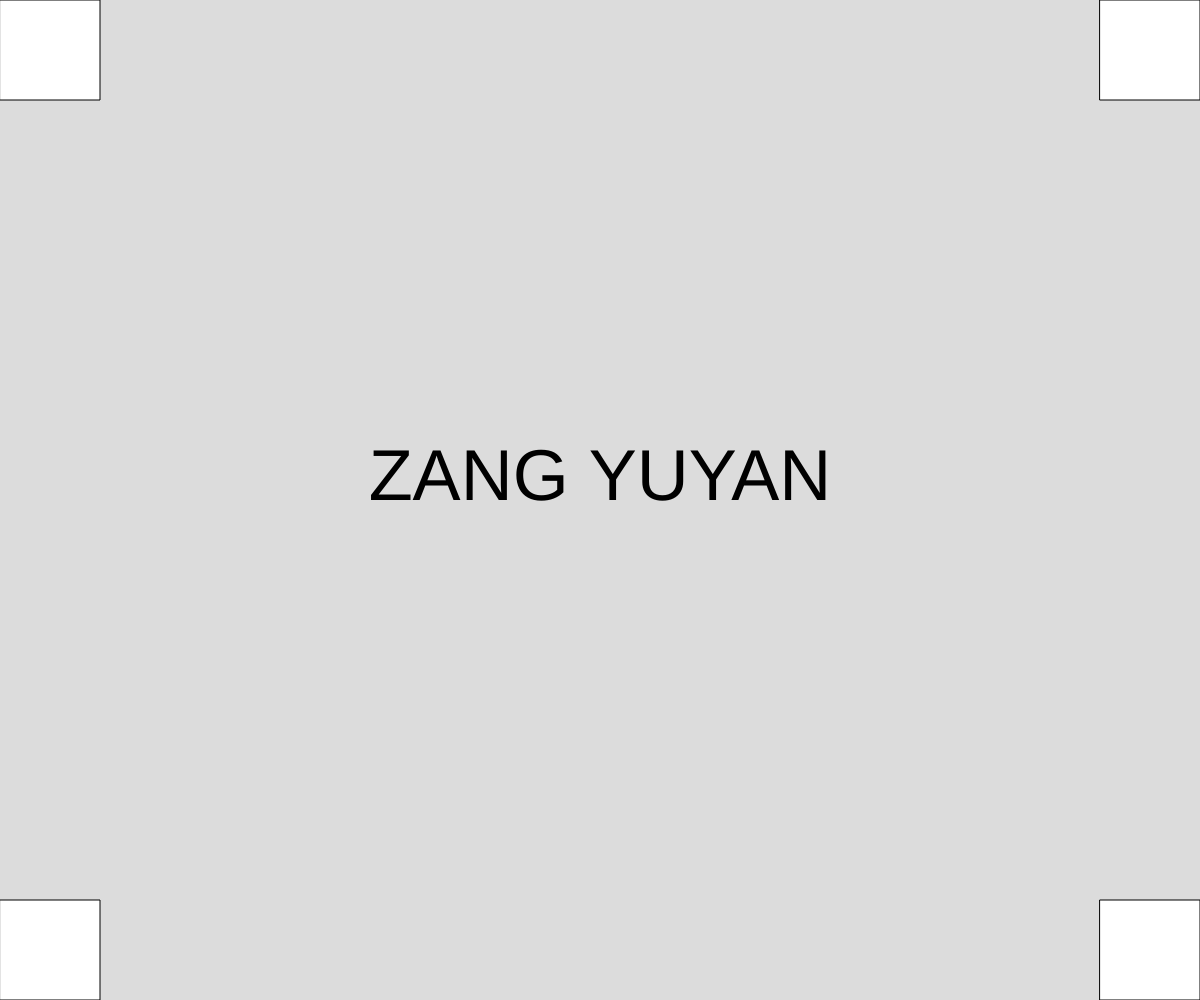
Frame 1 (no input)
Frame 60 (no input): identical to frame 1, image omitted
Frame 120 (the mouse pressed at the canvas centre since frame 60): identical to frame 1, image omitted

The p5.js sketch that drew this single still picture (run headless with seeded random() and noise() and a simulated clock; from frame 60 on, the mouse is pressed at the canvas centre):

// p5.js sketch
// ── sketch.js
function setup() {
  createCanvas(windowWidth, windowHeight);
}

function draw() {
  background(220);
  const s = 100;

  rect(0, 0, s, s);
  rect(0, height - s, s, s);
  rect(width - s, 0, s, s);
  rect(width - s, height - s, s, s);
  textSize(72);
  textAlign("center");
  text("ZANG YUYAN", width / 2, height / 2);
}

function windowResized() {
  resizeCanvas(windowWidth, windowHeight);
}
